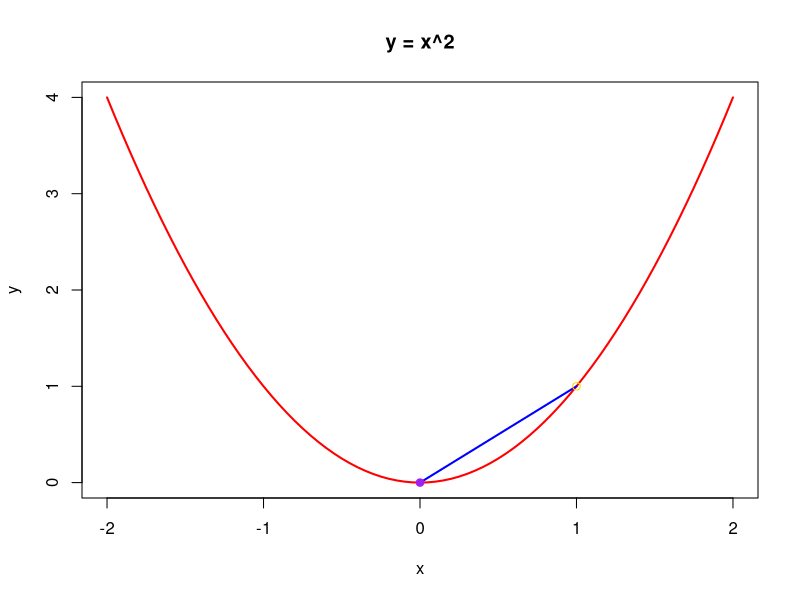

R code for this plot:
## ---- chunk 1
# Detect, install and load packages if needed.
if (!require("knitr")) {
   install.packages("knitr")
   library(knitr)
}
if (!require("MASS")) {
   install.packages("MASS")
   library(MASS)
}
#
# specifications of outputs of code in code chunks
knitr::opts_chunk$set(echo = TRUE,      # include code chunk in the output file
                      warnings = FALSE,  # sometimes, you code may produce warning messages,
                                         # you can choose to include the warning messages in
                                         # the output file. 
                      messages = FALSE,  #
                      results = TRUE     # you can also decide whether to include the output
                                         # in the output file.
                      )   
## ---- chunk 2
x=seq(-2,2,by=0.05)
y=x^2
plot(x, y, type = "l", main = "y = x^2", col = "red", lwd = 2)
segments(0,0,1,1, lwd=2, col="blue")
points(0,0, pch=19, col = "purple")
points(1,1, pch = 21, col = "gold")
